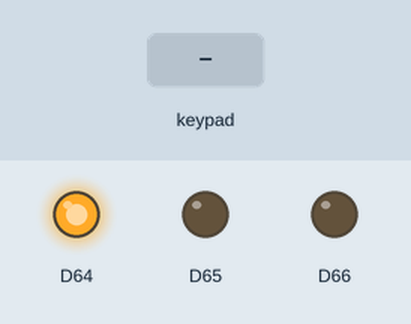
A sketch run on a simulated Arduino Uno R4 WiFi. Parts: output pins drawn as LEDs (lit = HIGH). The inputs (shaded band) are chosen by the test bench. What the sketch prints to the serial monitor is not drawn.

Above: at 1.2 s.
1.3 s: key 'B' pressed
Timing chart, 0 to 4.3 s (numbered marks = the images above; inputs shaded):
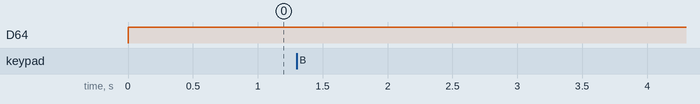

The sketch:

10_knob_buttons_combo.ino
```cpp
#include <Modulino.h>

ModulinoKnob knob;
ModulinoButtons buttons;

bool lastPressed[3] = {false, false, false};

void setup() {
  Serial.begin(115200);
  while (!Serial && millis() < 4000) {
  }

  Modulino.begin();
  knob.begin();
  buttons.begin();
  knob.set(0);

  Serial.println("Turn knob to choose lane 1/2/3. Press matching button!");
}

void loop() {
  buttons.update();

  int value = knob.get();
  int lane = abs(value) % 3;

  bool led0 = (lane == 0);
  bool led1 = (lane == 1);
  bool led2 = (lane == 2);
  buttons.setLeds(led0, led1, led2);

  bool nowPressed[3] = {
    buttons.isPressed(0),
    buttons.isPressed(1),
    buttons.isPressed(2)
  };

  for (int i = 0; i < 3; i++) {
    if (nowPressed[i] && !lastPressed[i]) {
      if (i == lane) {
        Serial.println("Nice! Correct button.");
      } else {
        Serial.println("Oops! Try the lit button.");
      }
    }
    lastPressed[i] = nowPressed[i];
  }

  delay(25);
}
```

Measured:
- after the input at 1.3 s, every drawn part: stays the same
